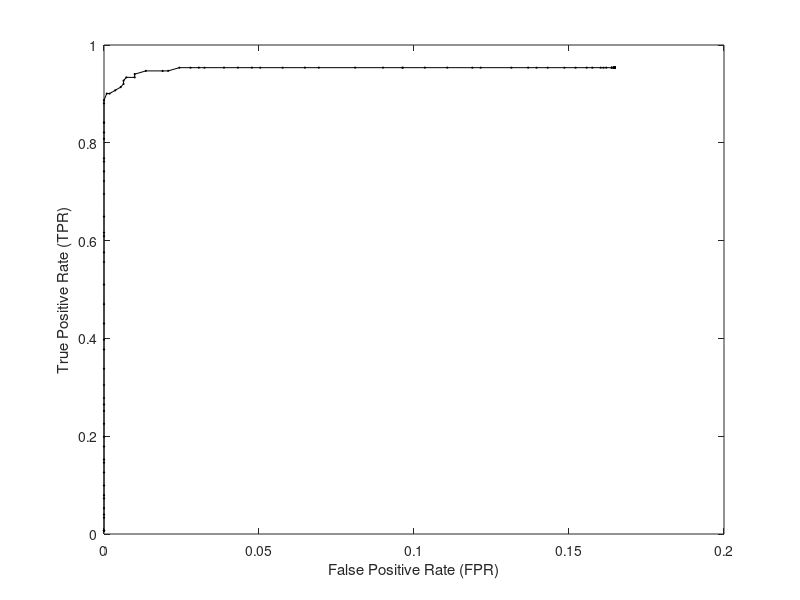

Recreate this plot in MATLAB.
clear
clc
close all

fileID = fopen('Roc_lab3.txt','r');
data = fscanf(fileID,'%f %f',[2,Inf]);
data = data';

xdata = data(:,1);
ydata = data(:,2);

figure('Color','w');
plot(xdata,ydata,'ko','markerfacecolor','k','markersize',1);
hold on
plot(xdata,ydata,'k-');
%axis([-0.3 0.5 0 1.2]);
xlabel("False Positive Rate (FPR)");
ylabel("True Positive Rate (TPR)");
